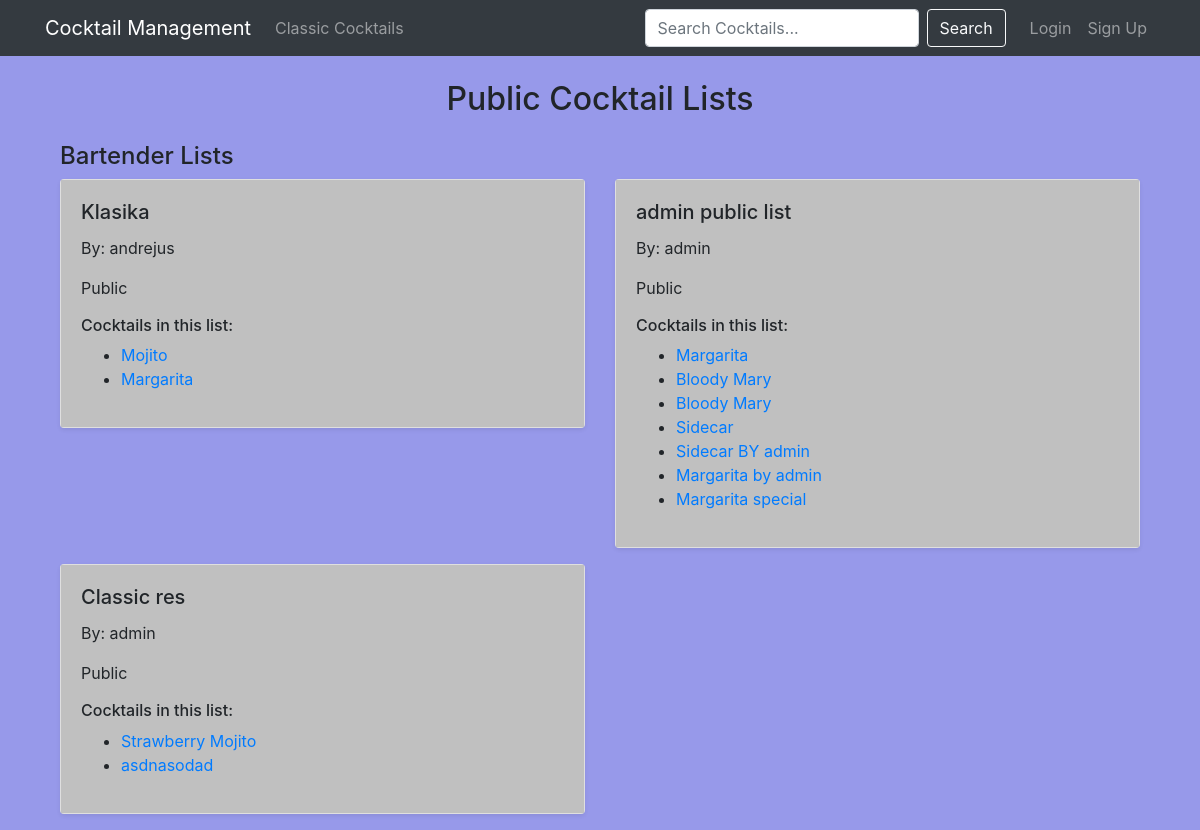
Page /cocktails/public-lists/ on the earlier database version.
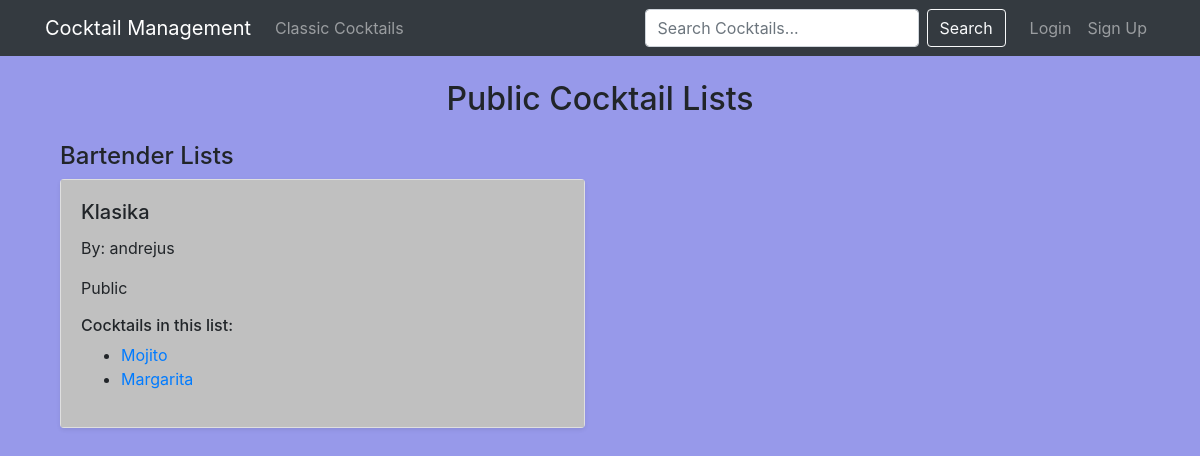
Same page on the later database version.
### cocktails/models.py (models this page shows, shortened)
class BartenderCocktailList(models.Model):
    name = models.CharField(max_length=100)
    owner = models.ForeignKey(Profile, on_delete=models.CASCADE)
    is_public = models.BooleanField(default=False)

class Profile(models.Model):
    user = models.OneToOneField(User, on_delete=models.CASCADE)
    profile_picture = models.ImageField(
        upload_to='profile_pics',
        default="profile_pics/default-user.png",
        blank=True,
        null=True
    )
    DRINK_PREFERENCES = [
        ('Alcoholic', 'Alcoholic'),
        ('Non-Alcoholic', 'Non-Alcoholic'),
        ('Both', 'Both')
    ]
    preferred_drink_type = models.CharField(max_length=15, choices=DRINK_PREFERENCES, default='Both')

class BartenderCocktailListCocktail(models.Model):
    bartender_list = models.ForeignKey(BartenderCocktailList, on_delete=models.CASCADE)
    cocktail = models.ForeignKey(Cocktail, on_delete=models.CASCADE)

class Cocktail(models.Model):
    name = models.CharField(max_length=100)
    original_cocktail = models.ForeignKey('self', null=True, blank=True, on_delete=models.SET_NULL)
    bartender = models.ForeignKey(User, on_delete=models.SET_NULL, null=True, blank=True)
    category = models.ForeignKey(CocktailCategory, on_delete=models.CASCADE)
    instructions = models.TextField()
    image = models.ImageField(upload_to='cocktails', blank=True, null=True)
    glass_type = models.CharField(max_length=100)
    ALCOHOLIC_STRENGTH = [
        ('None', 'None'),
        ('Light', 'Light'),
        ('Medium', 'Medium'),
        ('Strong', 'Strong'),
    ]
    alcoholic_strength = models.CharField(max_length=10, choices=ALCOHOLIC_STRENGTH, default='Medium')
    is_classic = models.BooleanField(default=False)

### cocktails/views.py (the view)
# urls.py: path("public-lists/", views.public_lists, name="public-lists"),
def public_lists(request):
    bartender_lists = BartenderCocktailList.objects.filter(is_public=True)
    context = {
        "bartender_lists": bartender_lists,
    }
    return render(request, "cocktails/public_lists.html", context)

### cocktails/templates/cocktails/public_lists.html
{% extends 'base.html' %}
{% block content %}
<div class="container mt-4">
    <h2 class="text-center">Public Cocktail Lists</h2>
    <h4 class="mt-4">Bartender Lists</h4>
    <div class="row">
        {% for list in bartender_lists %}
            <div class="col-md-6">
                <div class="card shadow-sm mb-3">
                    <div class="card-body">
                        <h5 class="card-title">{{ list.name }}</h5>
                        <p>By: {{ list.owner.user.username }}</p>
                        <p>{% if list.is_public %}Public{% else %}Private{% endif %}</p>
                        <h6>Cocktails in this list:</h6>
                        <ul>
                            {% for cocktail_entry in list.bartendercocktaillistcocktail_set.all %}
                                <li>
                                    <a href="{% url 'cocktail-detail' cocktail_entry.cocktail.id %}">
                                        {{ cocktail_entry.cocktail.name }}
                                    </a>
                                </li>
                            {% empty %}
                                <p>No cocktails in this list yet.</p>
                            {% endfor %}
                        </ul>
                    </div>
                </div>
            </div>
        {% empty %}
            <p class="text-center">No public bartender lists available.</p>
        {% endfor %}
    </div>
</div>
{% endblock %}

Differences in the rows shown:
no longer on this page (row edited): BartenderCocktailList: name "admin public list", owner.user.username "admin", is_public "Public"
no longer on this page (row unchanged): BartenderCocktailListCocktail: cocktail.name "Margarita", shown under "admin public list"
no longer on this page (row unchanged): BartenderCocktailListCocktail: cocktail.name "Bloody Mary", shown under "admin public list"
removed BartenderCocktailListCocktail: cocktail.name "Bloody Mary", shown under "admin public list"
no longer on this page (row unchanged): BartenderCocktailListCocktail: cocktail.name "Sidecar", shown under "admin public list"
removed BartenderCocktailListCocktail: cocktail.name "Sidecar BY admin", shown under "admin public list"
removed BartenderCocktailListCocktail: cocktail.name "Margarita by admin", shown under "admin public list"
removed BartenderCocktailListCocktail: cocktail.name "Margarita special", shown under "admin public list"
removed BartenderCocktailList: name "Classic res", owner.user.username "admin", is_public "Public"
removed BartenderCocktailListCocktail: cocktail.name "Strawberry Mojito", shown under "Classic res"
removed BartenderCocktailListCocktail: cocktail.name "asdnasodad", shown under "Classic res"
